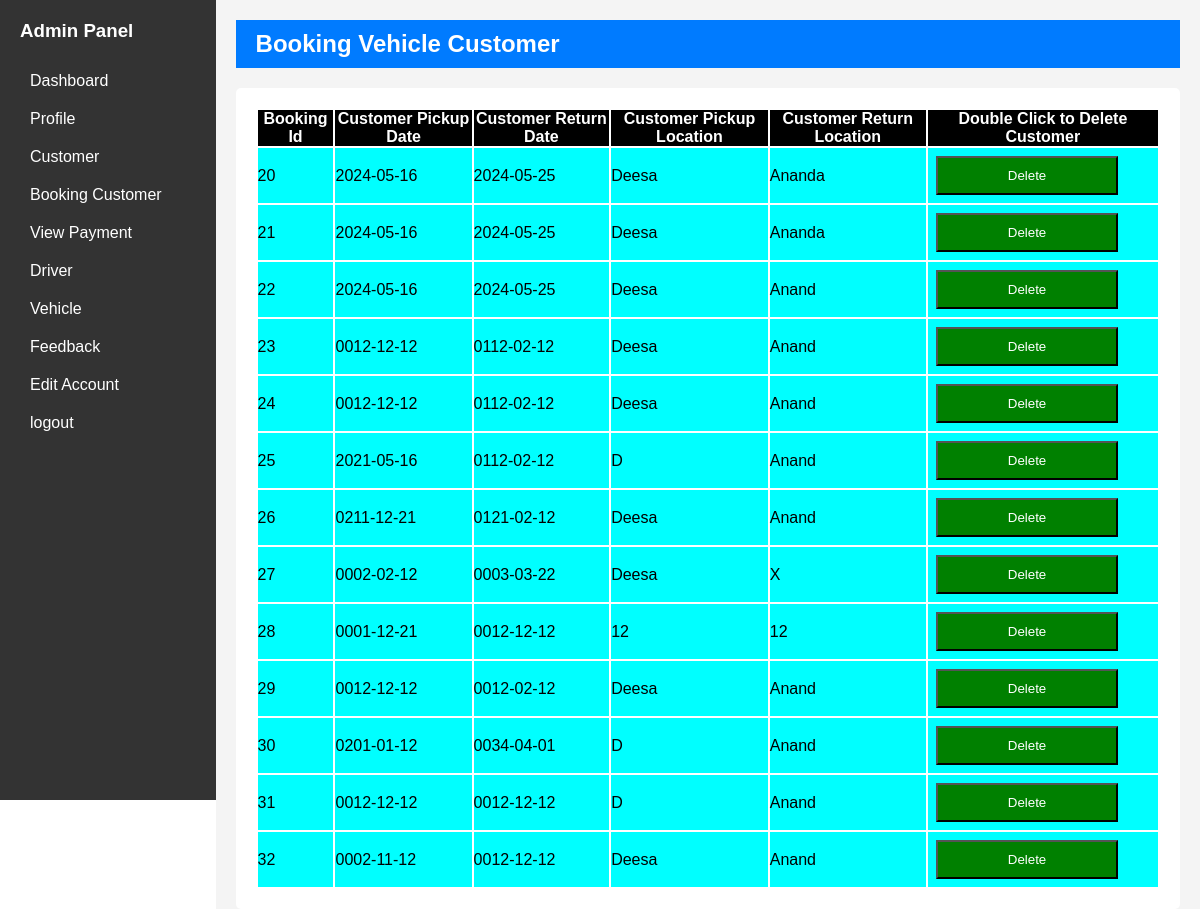
/admin/viewbooking.php (signed in), run on the app's committed database.
### tables this page shows
CREATE TABLE `booking` (
  `booking_id` int(11) NOT NULL,
  `customer_username` varchar(20) NOT NULL,
  `pickupdate` date NOT NULL,
  `returndate` date NOT NULL,
  `pickup_location` varchar(20) NOT NULL,
  `return_location` varchar(20) NOT NULL
);

### admin/viewbooking.php (the view, shortened to what this page needs)
<?php
$host = 'localhost';
$user = 'root';
$pass = '';
$db = 'rentvehicle';
$con = mysqli_connect($host, $user, $pass, $db);
$bookingsql="SELECT * FROM booking";
$booking = mysqli_query($con,$bookingsql);
?>
<!DOCTYPE html>
<html lang="en">
<head>
    <link rel="stylesheet" href="style/styles.css">
</head>
<body>
    <div class="admin-wrapper">
        <div class="sidebar">
            <h3>Admin Panel</h3>
            <ul>
                <li><a href="dashboard.php">Dashboard</a></li>
                <li><a href="profile.php">Profile</a></li>
                <li><a href="customer.php">Customer</a></li>
                <li><a href="booking.php">Booking Customer</a></li>
                <li><a href="viewpayment.php">View Payment</a></li>
                <li><a href="driver.php">Driver</a></li>
                <li><a href="vehicle.php">Vehicle</a></li>
                <li><a href="feedback.php">Feedback</a></li>
                <li><a href="editaccount.php">Edit Account</a></li>
                <li><a href="logout.php">logout</a></li>
            </ul>
        </div>
        <div class="main-content">
            <header>
                <h2>Booking Vehicle Customer</h2>
            </header>
            <div class="content">
                     <form action="" method="post" enctype="multipart/form-data">
                     <table>
                      <thead>
                  <tr style="background-color: black ; color:white;">
                      <th>Booking Id</th>
                          <th>Customer Pickup Date</th>
                         <th>Customer Return Date</th>
                         <th>Customer Pickup Location</th>
                         <th>Customer Return Location</th>
                          <th><label> Double Click to Delete Customer</label></th>
                      </tr>
                   </thead>
                       <tbody>
                              <?php
                                  if (mysqli_num_rows($booking) > 0) {
                                  while($rowbook= mysqli_fetch_assoc($booking)) {
                                    ?>
                                  <tr style="background-color: aqua;">
                                  <td><?php echo htmlspecialchars($rowbook["booking_id"]); ?></td>
                                   <td><?php echo htmlspecialchars($rowbook["pickupdate"]); ?></td>
                               <td><?php echo htmlspecialchars($rowbook["returndate"]); ?></td>
                               <td><?php echo htmlspecialchars($rowbook["pickup_location"]); ?></td>
                               <td><?php echo htmlspecialchars($rowbook["return_location"]); ?></td>
                              <td>
                                     <form action="#" method="post">
                                  <input type="submit" name="delete" value="Delete"><label style="color:whitesmoke;">
                             </form>
                                 </td>
                              </tr>
                              <?php } } ?>
                       </tbody>
             </table>
                    </div>
                    </div>
                 </div>
         </body>
</html>

### admin/style/styles.css (style rules this page uses)
* { margin: 0; padding: 0; box-sizing: border-box; }
body, html { height: 100%; font-family: Arial, sans-serif; }
.admin-wrapper { display: flex; height: 100%; }
.sidebar { width: 250px; background-color: #333; color: white; height: 100vh; padding: 20px; }
.sidebar h3 { margin-bottom: 20px; }
.sidebar ul { list-style-type: none; }
.sidebar ul li a { color: white; text-decoration: none; display: block; padding: 10px; font-size: 16px; }
.main-content { flex-grow: 1; background-color: #f4f4f4; padding: 20px; }
header { background: #007BFF; color: white; padding: 10px 20px; margin-bottom: 20px; }
.content { padding: 20px; background: white; border-radius: 5px; }

### admin/viewbooking.php (style rules this page uses)
input[type="submit"] { background-color: green; color: white; padding: 10px 70px; margin: 8px 8px; cursor: pointer; }

### data on the page
booking: booking_id "20", pickupdate "2024-05-16", returndate "2024-05-25", pickup_location "Deesa", return_location "Ananda"
booking: booking_id "21", pickupdate "2024-05-16", returndate "2024-05-25", pickup_location "Deesa", return_location "Ananda"
booking: booking_id "22", pickupdate "2024-05-16", returndate "2024-05-25", pickup_location "Deesa", return_location "Anand"
booking: booking_id "23", pickupdate "0012-12-12", returndate "0112-02-12", pickup_location "Deesa", return_location "Anand"
booking: booking_id "24", pickupdate "0012-12-12", returndate "0112-02-12", pickup_location "Deesa", return_location "Anand"
booking: booking_id "25", pickupdate "2021-05-16", returndate "0112-02-12", pickup_location "D", return_location "Anand"
booking: booking_id "26", pickupdate "0211-12-21", returndate "0121-02-12", pickup_location "Deesa", return_location "Anand"
booking: booking_id "27", pickupdate "0002-02-12", returndate "0003-03-22", pickup_location "Deesa", return_location "X"
booking: booking_id "28", pickupdate "0001-12-21", returndate "0012-12-12", pickup_location "12", return_location "12"
booking: booking_id "29", pickupdate "0012-12-12", returndate "0012-02-12", pickup_location "Deesa", return_location "Anand"
booking: booking_id "30", pickupdate "0201-01-12", returndate "0034-04-01", pickup_location "D", return_location "Anand"
booking: booking_id "31", pickupdate "0012-12-12", returndate "0012-12-12", pickup_location "D", return_location "Anand"
booking: booking_id "32", pickupdate "0002-11-12", returndate "0012-12-12", pickup_location "Deesa", return_location "Anand"
